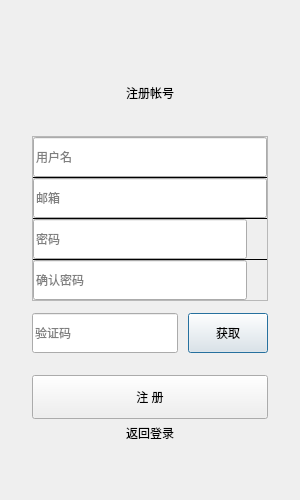
<?xml version="1.0" encoding="UTF-8"?>
<ui version="4.0">
 <class>RegisterDialog</class>
 <widget class="QDialog" name="RegisterDialog">
  <property name="geometry">
   <rect>
    <x>0</x>
    <y>0</y>
    <width>300</width>
    <height>500</height>
   </rect>
  </property>
  <property name="windowTitle">
   <string>注册</string>
  </property>
  <layout class="QVBoxLayout" name="rootLayout">
   <property name="spacing">
    <number>0</number>
   </property>
   <property name="leftMargin">
    <number>0</number>
   </property>
   <property name="topMargin">
    <number>0</number>
   </property>
   <property name="rightMargin">
    <number>0</number>
   </property>
   <property name="bottomMargin">
    <number>0</number>
   </property>
   <item>
    <widget class="QStackedWidget" name="stackedWidget">
     <property name="currentIndex">
      <number>0</number>
     </property>
     <widget class="QWidget" name="page_1">
      <layout class="QVBoxLayout" name="page1Layout">
       <property name="spacing">
        <number>0</number>
       </property>
       <property name="leftMargin">
        <number>32</number>
       </property>
       <property name="topMargin">
        <number>28</number>
       </property>
       <property name="rightMargin">
        <number>32</number>
       </property>
       <property name="bottomMargin">
        <number>20</number>
       </property>
       <item alignment="Qt::AlignHCenter">
        <widget class="QLabel" name="logo_lb">
         <property name="minimumSize">
          <size>
           <width>56</width>
           <height>56</height>
          </size>
         </property>
         <property name="maximumSize">
          <size>
           <width>56</width>
           <height>56</height>
          </size>
         </property>
         <property name="text">
          <string/>
         </property>
         <property name="alignment">
          <set>Qt::AlignCenter</set>
         </property>
        </widget>
       </item>
       <item alignment="Qt::AlignHCenter">
        <widget class="QLabel" name="title_lb">
         <property name="text">
          <string>注册帐号</string>
         </property>
         <property name="alignment">
          <set>Qt::AlignCenter</set>
         </property>
        </widget>
       </item>
       <item>
        <spacer name="topSpacer">
         <property name="orientation">
          <enum>Qt::Vertical</enum>
         </property>
         <property name="sizeHint" stdset="0">
          <size>
           <width>20</width>
           <height>16</height>
          </size>
         </property>
        </spacer>
       </item>
       <item>
        <widget class="QFrame" name="input_frame">
         <property name="frameShape">
          <enum>QFrame::StyledPanel</enum>
         </property>
         <layout class="QVBoxLayout" name="inputLayout">
          <property name="spacing">
           <number>0</number>
          </property>
          <property name="leftMargin">
           <number>0</number>
          </property>
          <property name="topMargin">
           <number>0</number>
          </property>
          <property name="rightMargin">
           <number>0</number>
          </property>
          <property name="bottomMargin">
           <number>0</number>
          </property>
          <item>
           <widget class="QLineEdit" name="user_edit">
            <property name="minimumSize">
             <size>
              <width>0</width>
              <height>40</height>
             </size>
            </property>
            <property name="placeholderText">
             <string>用户名</string>
            </property>
           </widget>
          </item>
          <item>
           <widget class="QFrame" name="divider1">
            <property name="minimumSize">
             <size>
              <width>0</width>
              <height>1</height>
             </size>
            </property>
            <property name="maximumSize">
             <size>
              <width>16777215</width>
              <height>1</height>
             </size>
            </property>
            <property name="frameShape">
             <enum>QFrame::HLine</enum>
            </property>
           </widget>
          </item>
          <item>
           <widget class="QLineEdit" name="email_edit">
            <property name="minimumSize">
             <size>
              <width>0</width>
              <height>40</height>
             </size>
            </property>
            <property name="placeholderText">
             <string>邮箱</string>
            </property>
           </widget>
          </item>
          <item>
           <widget class="QFrame" name="divider2">
            <property name="minimumSize">
             <size>
              <width>0</width>
              <height>1</height>
             </size>
            </property>
            <property name="maximumSize">
             <size>
              <width>16777215</width>
              <height>1</height>
             </size>
            </property>
            <property name="frameShape">
             <enum>QFrame::HLine</enum>
            </property>
           </widget>
          </item>
          <item>
           <layout class="QHBoxLayout" name="passRowLayout">
            <property name="spacing">
             <number>0</number>
            </property>
            <item>
             <widget class="QLineEdit" name="pass_edit">
              <property name="minimumSize">
               <size>
                <width>0</width>
                <height>40</height>
               </size>
              </property>
              <property name="echoMode">
               <enum>QLineEdit::Password</enum>
              </property>
              <property name="placeholderText">
               <string>密码</string>
              </property>
             </widget>
            </item>
            <item>
             <widget class="ClickedLabel" name="pass_visible">
              <property name="minimumSize">
               <size>
                <width>20</width>
                <height>20</height>
               </size>
              </property>
              <property name="maximumSize">
               <size>
                <width>20</width>
                <height>20</height>
               </size>
              </property>
              <property name="text">
               <string/>
              </property>
             </widget>
            </item>
           </layout>
          </item>
          <item>
           <widget class="QFrame" name="divider3">
            <property name="minimumSize">
             <size>
              <width>0</width>
              <height>1</height>
             </size>
            </property>
            <property name="maximumSize">
             <size>
              <width>16777215</width>
              <height>1</height>
             </size>
            </property>
            <property name="frameShape">
             <enum>QFrame::HLine</enum>
            </property>
           </widget>
          </item>
          <item>
           <layout class="QHBoxLayout" name="confirmRowLayout">
            <property name="spacing">
             <number>0</number>
            </property>
            <item>
             <widget class="QLineEdit" name="confirm_edit">
              <property name="minimumSize">
               <size>
                <width>0</width>
                <height>40</height>
               </size>
              </property>
              <property name="echoMode">
               <enum>QLineEdit::Password</enum>
              </property>
              <property name="placeholderText">
               <string>确认密码</string>
              </property>
             </widget>
            </item>
            <item>
             <widget class="ClickedLabel" name="confirm_visible">
              <property name="minimumSize">
               <size>
                <width>20</width>
                <height>20</height>
               </size>
              </property>
              <property name="maximumSize">
               <size>
                <width>20</width>
                <height>20</height>
               </size>
              </property>
              <property name="text">
               <string/>
              </property>
             </widget>
            </item>
           </layout>
          </item>
         </layout>
        </widget>
       </item>
       <item>
        <layout class="QHBoxLayout" name="varifyLayout">
         <property name="spacing">
          <number>10</number>
         </property>
         <property name="topMargin">
          <number>12</number>
         </property>
         <item>
          <widget class="QLineEdit" name="varify_edit">
           <property name="minimumSize">
            <size>
             <width>0</width>
             <height>40</height>
            </size>
           </property>
           <property name="placeholderText">
            <string>验证码</string>
           </property>
          </widget>
         </item>
         <item>
          <widget class="TimerBtn" name="varify_btn">
           <property name="minimumSize">
            <size>
             <width>80</width>
             <height>40</height>
            </size>
           </property>
           <property name="maximumSize">
            <size>
             <width>80</width>
             <height>40</height>
            </size>
           </property>
           <property name="cursor">
            <cursorShape>PointingHandCursor</cursorShape>
           </property>
           <property name="text">
            <string>获取</string>
           </property>
          </widget>
         </item>
        </layout>
       </item>
       <item>
        <widget class="QLabel" name="err_tip">
         <property name="minimumSize">
          <size>
           <width>0</width>
           <height>22</height>
          </size>
         </property>
         <property name="text">
          <string/>
         </property>
         <property name="alignment">
          <set>Qt::AlignCenter</set>
         </property>
         <property name="wordWrap">
          <bool>true</bool>
         </property>
        </widget>
       </item>
       <item>
        <widget class="QPushButton" name="sure_btn">
         <property name="minimumSize">
          <size>
           <width>0</width>
           <height>44</height>
          </size>
         </property>
         <property name="cursor">
          <cursorShape>PointingHandCursor</cursorShape>
         </property>
         <property name="text">
          <string>注 册</string>
         </property>
        </widget>
       </item>
       <item alignment="Qt::AlignHCenter">
        <widget class="QPushButton" name="cancel_btn">
         <property name="minimumSize">
          <size>
           <width>0</width>
           <height>28</height>
          </size>
         </property>
         <property name="cursor">
          <cursorShape>PointingHandCursor</cursorShape>
         </property>
         <property name="text">
          <string>返回登录</string>
         </property>
         <property name="flat">
          <bool>true</bool>
         </property>
        </widget>
       </item>
       <item>
        <spacer name="bottomSpacer">
         <property name="orientation">
          <enum>Qt::Vertical</enum>
         </property>
         <property name="sizeHint" stdset="0">
          <size>
           <width>20</width>
           <height>10</height>
          </size>
         </property>
        </spacer>
       </item>
      </layout>
     </widget>
     <widget class="QWidget" name="page_2">
      <layout class="QVBoxLayout" name="page2Layout">
       <property name="spacing">
        <number>16</number>
       </property>
       <property name="leftMargin">
        <number>32</number>
       </property>
       <property name="topMargin">
        <number>120</number>
       </property>
       <property name="rightMargin">
        <number>32</number>
       </property>
       <property name="bottomMargin">
        <number>32</number>
       </property>
       <item>
        <widget class="QLabel" name="tip_lb">
         <property name="text">
          <string>注册成功，5 s后返回登录</string>
         </property>
         <property name="alignment">
          <set>Qt::AlignCenter</set>
         </property>
         <property name="wordWrap">
          <bool>true</bool>
         </property>
        </widget>
       </item>
       <item alignment="Qt::AlignHCenter">
        <widget class="QPushButton" name="return_btn">
         <property name="minimumSize">
          <size>
           <width>120</width>
           <height>40</height>
          </size>
         </property>
         <property name="cursor">
          <cursorShape>PointingHandCursor</cursorShape>
         </property>
         <property name="text">
          <string>返回登录</string>
         </property>
        </widget>
       </item>
       <item>
        <spacer name="page2Spacer">
         <property name="orientation">
          <enum>Qt::Vertical</enum>
         </property>
         <property name="sizeHint" stdset="0">
          <size>
           <width>20</width>
           <height>40</height>
          </size>
         </property>
        </spacer>
       </item>
      </layout>
     </widget>
    </widget>
   </item>
  </layout>
 </widget>
 <customwidgets>
  <customwidget>
   <class>TimerBtn</class>
   <extends>QPushButton</extends>
   <header>timerbtn.h</header>
  </customwidget>
  <customwidget>
   <class>ClickedLabel</class>
   <extends>QLabel</extends>
   <header>clickedlabel.h</header>
  </customwidget>
 </customwidgets>
 <resources/>
 <connections/>
</ui>
